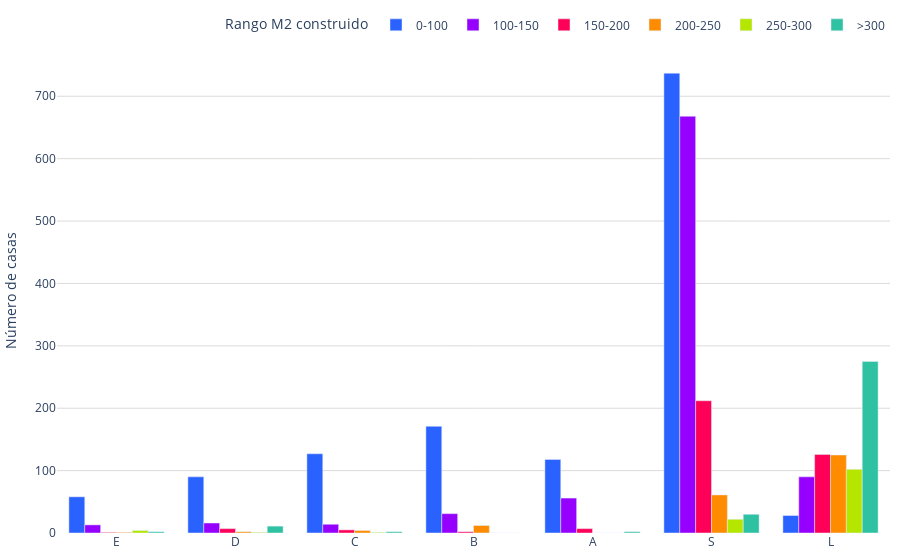

Notebook code for this chart:
### Code cell
colores = ['#2962ff', '#9500ff', '#ff0059', '#ff8c00', '#b4e600', '#2EC2A2','#F79CB9','#E50CB6','#4225CF']
orden_segmentos=["E", "D", "C", "B","A", "S", "L"]

def graficar_tabla(tabla):
    segmentos = tabla.index
    banos = tabla.columns
    
    fig = go.Figure()
    
    for i, estacionamiento in enumerate(banos):
        color = colores[i % len(colores)]
        fig.add_trace(go.Bar(
            x=segmentos,
            y=tabla.loc[:, estacionamiento],
            name=estacionamiento,
            marker_color=color
        ))
    
    fig.update_layout(
        #title="M2 de Terreno",
        #xaxis_title="Rango de M2",
         yaxis=dict(
            title='Número de casas',
            gridcolor='#dddcda', # Color de las líneas que dividen los rangos del eje Y
            gridwidth=1,
        ),
        margin=dict(l=10, r=10, t=10, b=10),  # Ajusta los márgenes (left, right, top, bottom)
        legend_title="Rango M2 construido",
        barmode='group',
        legend=dict(
            orientation='h',  # Orientación horizontal de la leyenda
            yanchor='bottom',  # Anclar al borde inferior
            y=1.02,  # Colocar la leyenda justo debajo del gráfico
            xanchor='right',
            x=1
        ),
        plot_bgcolor='rgba(0,0,0,0)',  # Color de fondo del gráfico
    )
    
    fig.show()    
    return fig

def guardar_grafico_como_html(fig, nombre_archivo, carpeta='assets/graficas'):
    # Crear la carpeta si no existe
    if not os.path.exists(carpeta):
        os.makedirs(carpeta)
    
    # Configuración personalizada para la gráfica
    config = {
        'displaylogo': False,  # Ocultar el logo de Plotly
        'modeBarButtonsToRemove': [
            'toImage',       # Botón para guardar como imagen
            'select2d',      # Box select
            'lasso2d',       # Lasso select
            'resetScale2d',  # Reset Axes
        ]
    }

    # Guardar la gráfica como archivo HTML
    pio.write_html(fig, f'{carpeta}/{nombre_archivo}.html', config=config)
    #pio.write_html(fig, f'{carpeta}/{nombre_archivo}.png')

# Llamar a la función graficar_tabla con la tabla como argumento
data = {
    'Segmento': ['E', 'D', 'C', 'B', 'A', 'S', 'L'],    
    '0-100': [58,90,127,171,118,737,28],    
    '100-150': [13,16,14,31,56,668,90],    
    '150-200': [1,7,5,2,7,212,126],    
    '200-250': [1,2,4,12,0,61,125],    
    '250-300': [4,1,1,0,0,22,102],    
    '>300': [2,11,2,0,2,30,275],        
}
df = pd.DataFrame(data)
df = df.set_index('Segmento')
fig = graficar_tabla(df)
# Guardar la gráfica como archivo HTML
guardar_grafico_como_html(fig, 'g_bar_dist_m2_construidos', carpeta='assets/graficas')

### Figure 1 — Plotly figure (JSON) as saved in the notebook; plotly's stock layout.template omitted (floating-point values rounded to 4 significant figures)
{"data": [{"marker": {"color": "#2962ff"}, "name": "0-100", "type": "bar", "x": ["E", "D", "C", "B", "A", "S", "L"], "y": [58, 90, 127, 171, 118, 737, 28]}, {"marker": {"color": "#9500ff"}, "name": "100-150", "type": "bar", "x": ["E", "D", "C", "B", "A", "S", "L"], "y": [13, 16, 14, 31, 56, 668, 90]}, {"marker": {"color": "#ff0059"}, "name": "150-200", "type": "bar", "x": ["E", "D", "C", "B", "A", "S", "L"], "y": [1, 7, 5, 2, 7, 212, 126]}, {"marker": {"color": "#ff8c00"}, "name": "200-250", "type": "bar", "x": ["E", "D", "C", "B", "A", "S", "L"], "y": [1, 2, 4, 12, 0, 61, 125]}, {"marker": {"color": "#b4e600"}, "name": "250-300", "type": "bar", "x": ["E", "D", "C", "B", "A", "S", "L"], "y": [4, 1, 1, 0, 0, 22, 102]}, {"marker": {"color": "#2EC2A2"}, "name": ">300", "type": "bar", "x": ["E", "D", "C", "B", "A", "S", "L"], "y": [2, 11, 2, 0, 2, 30, 275]}], "layout": {"barmode": "group", "legend": {"orientation": "h", "title": {"text": "Rango M2 construido"}, "x": 1, "xanchor": "right", "y": 1.02, "yanchor": "bottom"}, "margin": {"b": 10, "l": 10, "r": 10, "t": 10}, "plot_bgcolor": "rgba(0,0,0,0)", "yaxis": {"gridcolor": "#dddcda", "gridwidth": 1, "title": {"text": "Número de casas"}}}}
